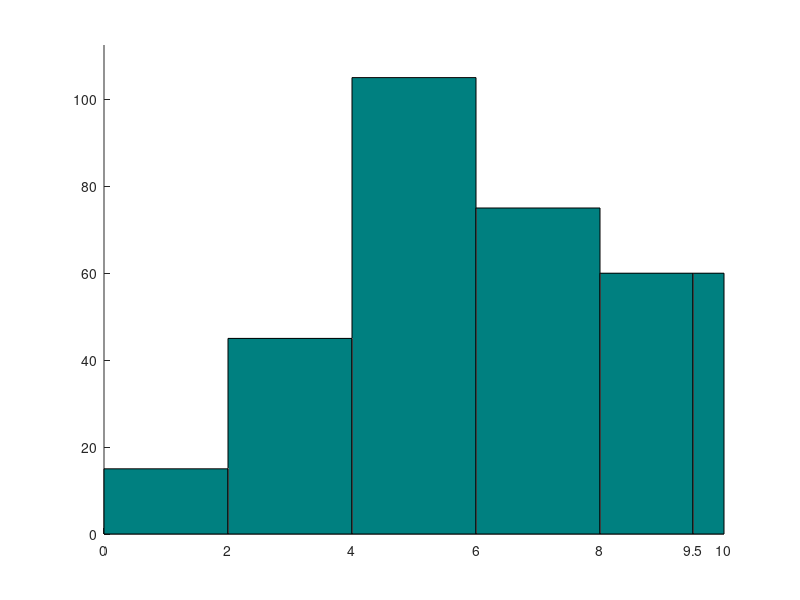

MATLAB code to generate this figure:
%=====================================================================
% PROBLEMA 3.2
% Matematica computacional para telecomunicaciones.
% Un enfoque practico con Octave y Matlab.
% Irene Gomez Bueno y Pablo Guerrero Garcia.
%
% Ejecutar desde esta carpeta tras haber ejecutado iniciar.m en la raiz
% del repositorio.
%=====================================================================

disp('--------------------------------------------')
disp('PROBLEMA 3.2')
disp('--------------------------------------------')

% Frecuencias
n = [30, 90, 210, 150, 90, 30];
Li = [0, 2, 4, 6, 8, 9.5, 10]; % límites de clase

% Puntos medios
x = (Li(1:end-1) + Li(2:end)) / 2;

% Amplitudes
a = diff(Li);

% Alturas del histograma
h = n./a;

disp('-----------')
disp('Apartado b)')
disp('-----------')

% Gráfica del histograma
function barhistc(limits,heights)
    % (by Pablo Guerrero-Garcia <pablito@ctima.uma.es>, May 2025)
    % (   Dept. Applied Mathematics, University of Malaga, Spain)
    % Version adaptada: recibe todos los extremos de las clases (n+1 valores)
    widths = diff(limits); figure, hold on
    for currect=[limits(1:end-1);zeros(size(heights));widths;heights]
        rectangle('Position',currect','FaceColor',[0 0.5 0.5]);
    end; xticks(limits)
    axis([limits(1) limits(end) 0 min(heights)/2+max(heights)]), hold off
endfunction

barhistc(Li,h);


% Frecuencias absolutas acumuladas
nac = cumsum(n)

disp('-----------')
disp('Apartado a)')
disp('-----------')

N = sum(n);
% Media
media = sum(n.*x)/N

% Varianza
m2 = sum(n.*x.^2)/N;
varianza = m2 - media^2

% Mediana
n2 = N / 2;
ind = find(n2 < nac, 1); % Encuentra el primer índice donde n2 < nac
Me = Li(ind)+a(ind)*(n2-nac(ind-1))/n(ind);
Me

disp('-----------')
disp('Apartado c)')
disp('-----------')

% Moda
[val, ind] = max(h);
h1 = h(ind) - h(ind-1);
h2 = h(ind) - h(ind+1);
Mo = Li(ind)+a(ind)*(h1/(h1+h2));
Mo

% Curtosis
m3 = sum(n.*x.^3)/N;
m4 = sum(n.*x.^4)/N;
mu4=m4-4*m3*media+6*m2*media^2-3*media^4
curt=(mu4/(varianza^2))-3
